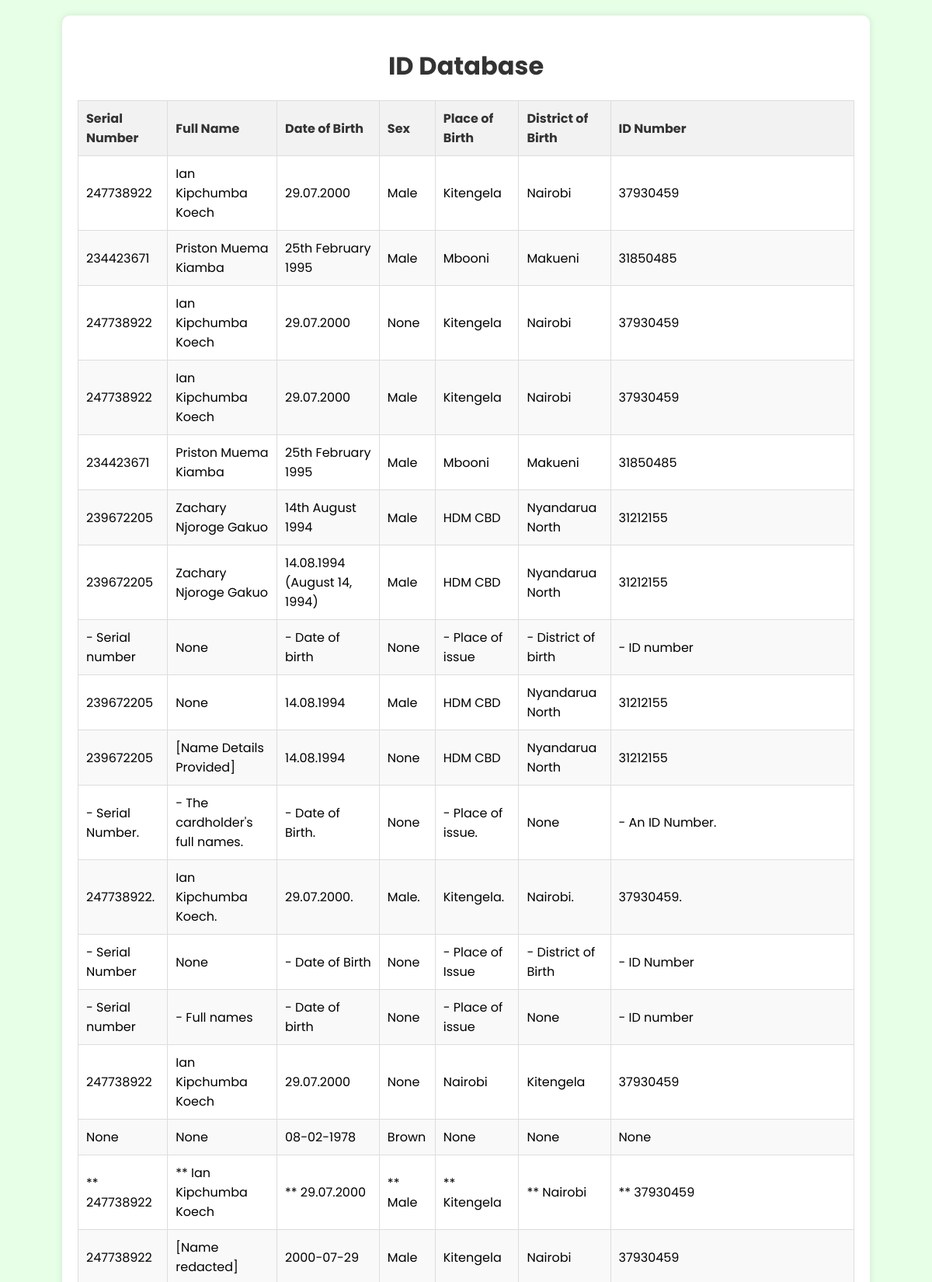
The app's page /data/ (upper part) with its own data.
### idapp/models.py (models this page shows, shortened)
class IDData(models.Model):
    serial_number = models.CharField(max_length=100, null=True, blank=True)
    full_name = models.CharField(max_length=100, null=True, blank=True)
    date_of_birth = models.CharField(max_length=100, null=True, blank=True)
    sex = models.CharField(max_length=10, null=True, blank=True)
    place_of_birth = models.CharField(max_length=100, null=True, blank=True)
    district_of_birth = models.CharField(max_length=100, null=True, blank=True)
    id_number = models.CharField(max_length=50, null=True, blank=True)

### idapp/views.py (the view)
# urls.py: path('data/', views.read_database, name='data'),
def read_database(request):
    data = IDData.objects.all()
    return render(request, 'data.html', {'data': data})

### idapp/templates/idapp/data.html (shortened to what this page needs)
<!DOCTYPE html>
<html>
<head>
</head>
<body>
    <div class="container">
        <h1>ID Database</h1>
        <table>
            <thead>
                <tr>
                    <th>Serial Number</th>
                    <th>Full Name</th>
                    <th>Date of Birth</th>
                    <th>Sex</th>
                    <th>Place of Birth</th>
                    <th>District of Birth</th>
                    <th>ID Number</th>
                </tr>
            </thead>
            <tbody>
                {% for item in data %}
                    <tr>
                        <td>{{ item.serial_number }}</td>
                        <td>{{ item.full_name }}</td>
                        <td>{{ item.date_of_birth }}</td>
                        <td>{{ item.sex }}</td>
                        <td>{{ item.place_of_birth }}</td>
                        <td>{{ item.district_of_birth }}</td>
                        <td>{{ item.id_number }}</td>
                    </tr>
                {% endfor %}
            </tbody>
        </table>
    </div>
</body>
</html>

### idapp/templates/idapp/data.html (style rules this page uses)
body { font-family: 'Poppins', sans-serif; margin: 0; padding: 0; background-color: #e6ffe6; }
.container { max-width: 1000px; width: 90%; margin: 20px auto; padding: 20px; background-color: #fff; border-radius: 10px; box-shadow: 0 0 10px rgba(0, 0, 0, 0.1); }
h1 { color: #333; text-align: center; margin-bottom: 20px; }
table { width: 100%; border-collapse: collapse; margin-bottom: 20px; }
table, th, td { border: 1px solid #ddd; }
th, td { padding: 10px; text-align: left; }
th { background-color: #f2f2f2; color: #333; }
tr:nth-child(even) { background-color: #f9f9f9; }
tr:nth-child(odd) { background-color: #fff; }

### records on screen
IDData: serial_number "247738922", full_name "Ian Kipchumba Koech", date_of_birth "29.07.2000", sex "Male", place_of_birth "Kitengela", district_of_birth "Nairobi", id_number "37930459"
IDData: serial_number "234423671", full_name "Priston Muema Kiamba", date_of_birth "25th February 1995", sex "Male", place_of_birth "Mbooni", district_of_birth "Makueni", id_number "31850485"
IDData: serial_number "247738922", full_name "Ian Kipchumba Koech", date_of_birth "29.07.2000", sex "None", place_of_birth "Kitengela", district_of_birth "Nairobi", id_number "37930459"
IDData: serial_number "247738922", full_name "Ian Kipchumba Koech", date_of_birth "29.07.2000", sex "Male", place_of_birth "Kitengela", district_of_birth "Nairobi", id_number "37930459"
IDData: serial_number "234423671", full_name "Priston Muema Kiamba", date_of_birth "25th February 1995", sex "Male", place_of_birth "Mbooni", district_of_birth "Makueni", id_number "31850485"
IDData: serial_number "239672205", full_name "Zachary Njoroge Gakuo", date_of_birth "14th August 1994", sex "Male", place_of_birth "HDM CBD", district_of_birth "Nyandarua North", id_number "31212155"
IDData: serial_number "239672205", full_name "Zachary Njoroge Gakuo", date_of_birth "14.08.1994 (August 14, 1994)", sex "Male", place_of_birth "HDM CBD", district_of_birth "Nyandarua North", id_number "31212155"
IDData: serial_number "- Serial number", full_name "None", date_of_birth "- Date of birth", sex "None", place_of_birth "- Place of issue", district_of_birth "- District of birth", id_number "- ID number"
IDData: serial_number "239672205", full_name "None", date_of_birth "14.08.1994", sex "Male", place_of_birth "HDM CBD", district_of_birth "Nyandarua North", id_number "31212155"
IDData: serial_number "239672205", full_name "[Name Details Provided]", date_of_birth "14.08.1994", sex "None", place_of_birth "HDM CBD", district_of_birth "Nyandarua North", id_number "31212155"
IDData: serial_number "- Serial Number.", full_name "- The cardholder's full names.", date_of_birth "- Date of Birth.", sex "None", place_of_birth "- Place of issue.", district_of_birth "None", id_number "- An ID Number."
IDData: serial_number "247738922.", full_name "Ian Kipchumba Koech.", date_of_birth "29.07.2000.", sex "Male.", place_of_birth "Kitengela.", district_of_birth "Nairobi.", id_number "37930459."
IDData: serial_number "- Serial Number", full_name "None", date_of_birth "- Date of Birth", sex "None", place_of_birth "- Place of Issue", district_of_birth "- District of Birth", id_number "- ID Number"
IDData: serial_number "- Serial number", full_name "- Full names", date_of_birth "- Date of birth", sex "None", place_of_birth "- Place of issue", district_of_birth "None", id_number "- ID number"
IDData: serial_number "247738922", full_name "Ian Kipchumba Koech", date_of_birth "29.07.2000", sex "None", place_of_birth "Nairobi", district_of_birth "Kitengela", id_number "37930459"
IDData: serial_number "None", full_name "None", date_of_birth "08-02-1978", sex "Brown", place_of_birth "None", district_of_birth "None", id_number "None"
IDData: serial_number "** 247738922", full_name "** Ian Kipchumba Koech", date_of_birth "** 29.07.2000", sex "** Male", place_of_birth "** Kitengela", district_of_birth "** Nairobi", id_number "** 37930459"
IDData: serial_number "247738922", full_name "[Name redacted]", date_of_birth "2000-07-29", sex "Male", place_of_birth "Kitengela", district_of_birth "Nairobi", id_number "37930459"
